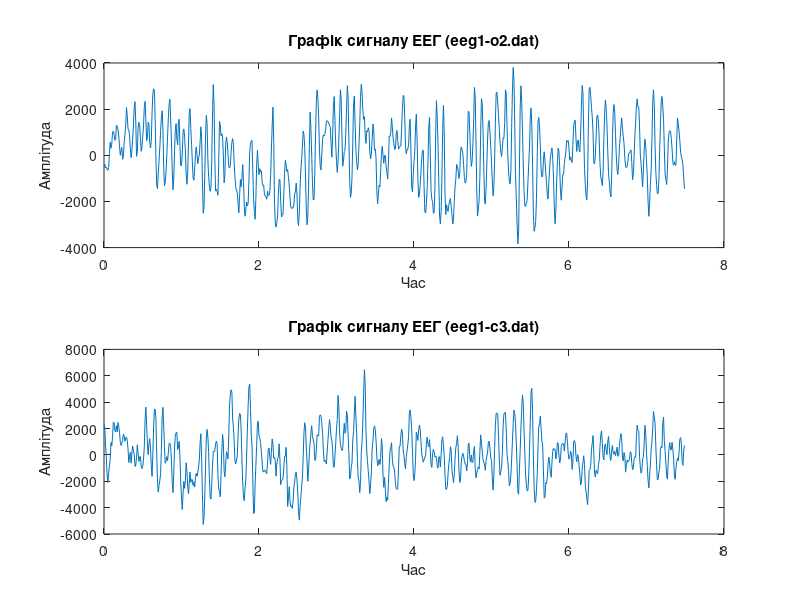
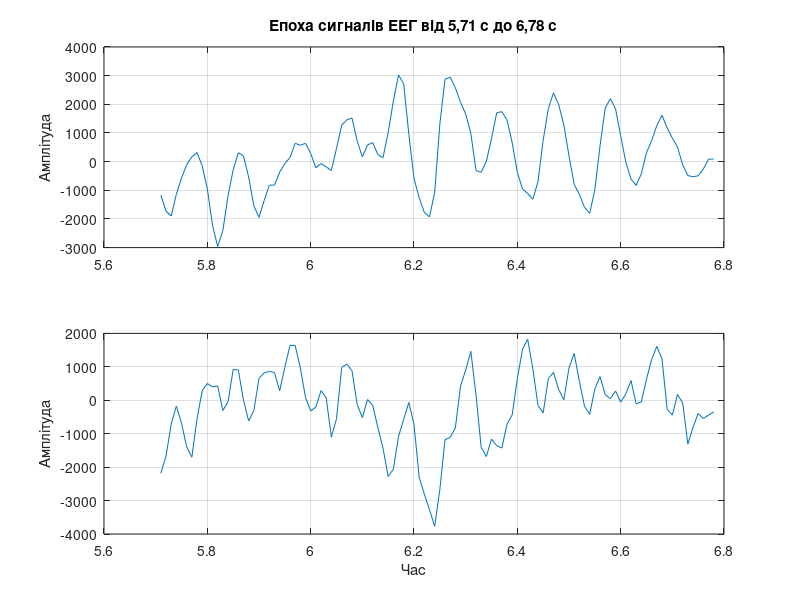

Recreate these plots in MATLAB, in order. (Note: this script raises an error after producing the figures.)

%=== Завдання #3.1 ===
% Завантаження сигналу ЕЕГ файл (eeg1-o2.dat)
fs = 100;
eeg_1 = load('eeg1-o2.dat');
eeg1 = detrend(eeg_1);
t_1 = (0:length(eeg1)-1)/fs;
figure(14)
subplot(2, 1, 1); plot(t_1, eeg1);
title('Графік сигналу ЕЕГ (eeg1-o2.dat)');
xlabel('Час'); ylabel('Амплітуда');

% Завантаження сигналу ЕЕГ файл (eeg1-c3.dat)
eeg_2 = load('eeg1-c3.dat');
eeg2 = detrend(eeg_2);
t_2 = (0:length(eeg2)-1)/fs;
subplot(2, 1, 2); plot(t_2, eeg2);
title('Графік сигналу ЕЕГ (eeg1-c3.dat)');
xlabel('Час'); ylabel('Амплітуда');

%=== Завдання #3.2 ===
% Виділення епохи сигналів ЕЕГ від t1 = 5,71 с до t2 = 6,78 с
t1 = 5.71;
t2 = 6.78;
n1 = fix(t1*fs)+1;
n2 = fix(t2*fs)+1;
figure(15)
subplot(2,1,1); plot(t_1(n1:n2), eeg1(n1:n2)), grid on;
title('Епоха сигналів ЕЕГ від 5,71 с до 6,78 с'); ylabel('Амплітуда');
subplot(2,1,2); plot(t_2(n1:n2), eeg2(n1:n2)), grid on;
xlabel('Час'); ylabel('Амплітуда');

%=== Завдання #3.3 ===
% Обчислення ВКФ сигналів ЕЕГ
vkf = xcorr(eeg1, eeg2, maxlag);
figure(16)
plot(vkf);
title('ВКФ сигналів ЕЕГ');
xlabel('Відліки'); ylabel('Значення');

%=== Завдання #3.4 ===
% Обчислення взаємної спектральної щільності сигналів ЕЕГ
Sx = abs(fft(vkf)/length(vkf));
Sy = Sx(1:length(vkf)/2+1);
Sy(2:end-1) = 2*Sy(2:end-1);
f = fs*(0:(length(vkf)/2))/length(vkf);
figure(17)
plot(f,Sy), grid on;
title('Взаємна спектральна щільність сигналів ЕЕГ');
xlabel('Частота'); ylabel('Значення');
